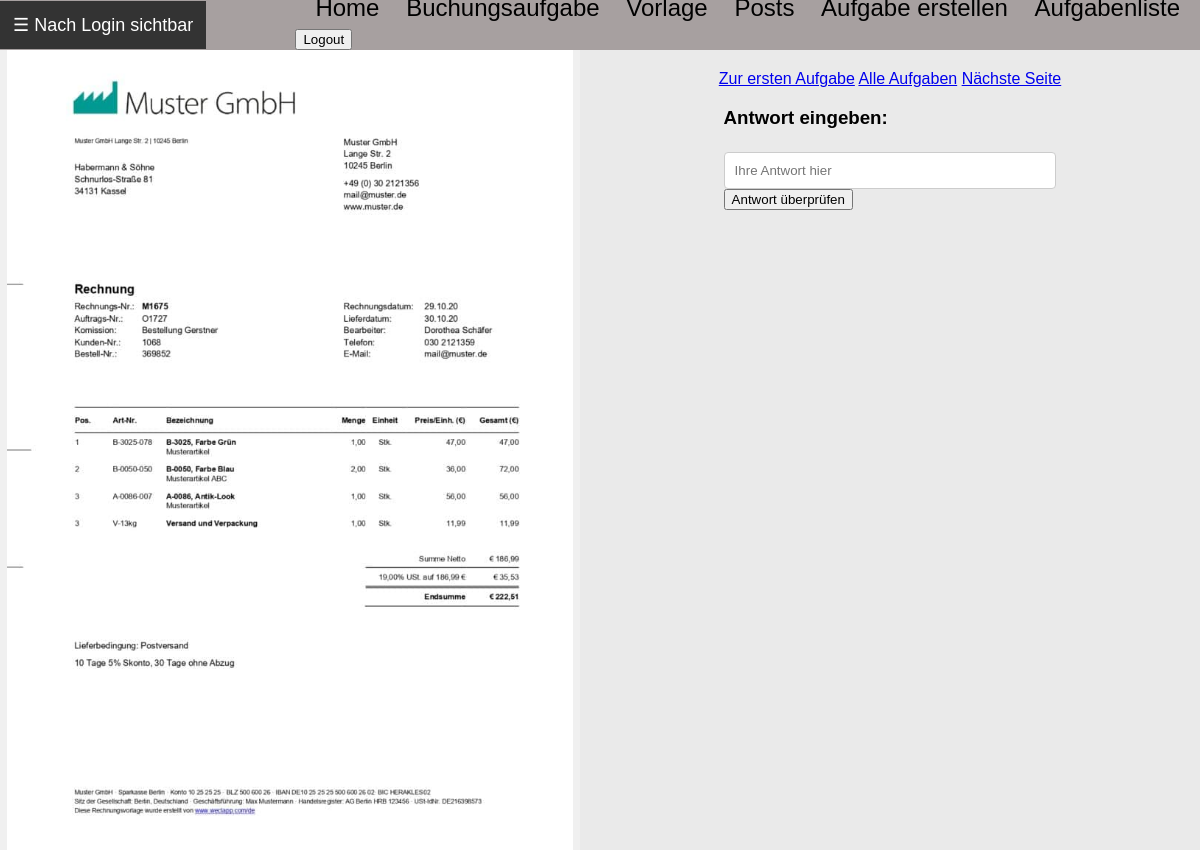
The app's page /posts/aufgabe/1/ (signed in), older data.
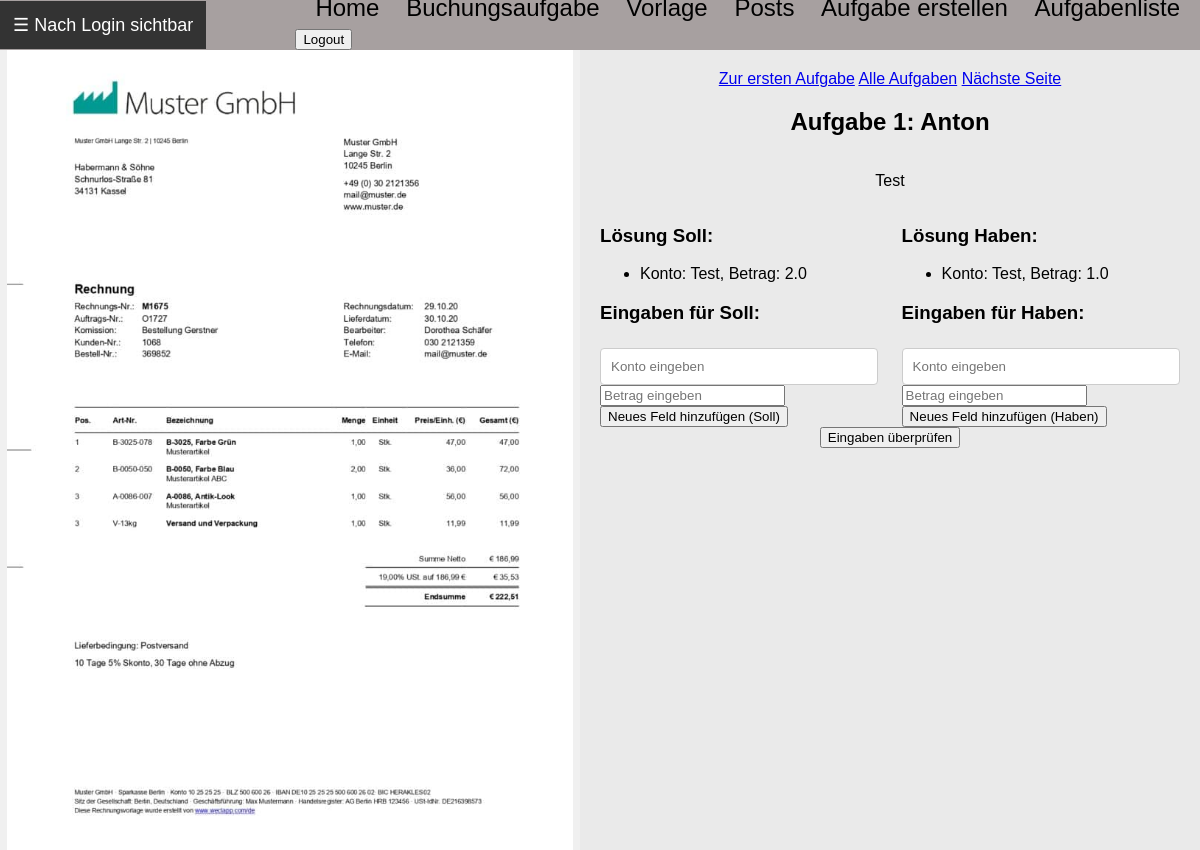
The same page, newer data.
### posts/models.py (models this page shows)
class Aufgabe(models.Model):
    kategorie = models.ForeignKey(Kategorie, on_delete=models.CASCADE)  # Ändere CharField zu ForeignKey
    aufgabentext = models.TextField()
    loesung_haben = models.JSONField(blank=True, null=True)
    loesung_soll = models.JSONField(blank=True, null=True)
    multiple_choice_antworten = models.JSONField(blank=True, null=True)
    richtige_antwort = models.TextField(blank=True, null=True)
    aufgabentyp = models.CharField(max_length=50, choices=[
        ('buchungssatz', 'Buchungssatz'),
        ('multiple_choice', 'Multiple Choice'),
        ('texteingabe', 'Texteingabe')
    ])
    author = models.ForeignKey(settings.AUTH_USER_MODEL, on_delete=models.CASCADE)
    erstellungsdatum = models.DateTimeField(auto_now_add=True)
    id = models.AutoField(primary_key=True)

class Kategorie(models.Model):
    name = models.CharField(max_length=100, unique=True)
    def __str__(self):
        return self.name

### posts/views.py (the view)
# urls.py: path('aufgabe/<int:aufgabe_id>/', views.aufgabe_detail, name='aufgabe_detail'),  # New path for task detail page
@login_required(login_url="/users/login/")
def aufgabe_detail(request, aufgabe_id):
    aufgabe = Aufgabe.objects.get(id=aufgabe_id)
    if aufgabe.aufgabentyp == 'buchungssatz':
        loesung_soll = json.loads(aufgabe.loesung_soll)
        loesung_haben = json.loads(aufgabe.loesung_haben)
    else:
        loesung_soll, loesung_haben = None, None
    if aufgabe.aufgabentyp == 'multiple_choice':
        if isinstance(aufgabe.multiple_choice_antworten, str):
            antworten = json.loads(aufgabe.multiple_choice_antworten)
        else:
            antworten = aufgabe.multiple_choice_antworten  # Falls es schon eine Liste ist
        random.shuffle(antworten)  # Antworten mischen
    else:
        antworten = None
    total_tasks = Aufgabe.objects.count()
    next_id = aufgabe_id + 1 if aufgabe_id < total_tasks else None
    prev_id = aufgabe_id - 1 if aufgabe_id > 1 else None
    return render(request, 'posts/buchungsaufgabe.html', {
        'aufgabe': aufgabe,
        'loesung_soll': loesung_soll,
        'loesung_haben': loesung_haben,
        'next_id': next_id,
        'prev_id': prev_id,
        'total_tasks': total_tasks,
    })

### posts/templates/posts/buchungsaufgabe.html (shortened to what this page needs)
{% extends 'vorlage.html' %}
{% load static %}
{% block content %}
<div class="buchung_container">
    <div class="buchung_links">
        <img src="/media/beispielrechnung.jpg" alt="Beispielrechnung" class="buchung_rechnungsbeleg">
    </div>
    <div class="buchung_rechts">
        <div class="navigation_links">
            <a href="{% url 'posts:aufgabe_detail' 1 %}">Zur ersten Aufgabe</a>
            {% if prev_id %}
                <a href="{% url 'posts:aufgabe_detail' prev_id %}">Letzte Seite</a>
            {% else %}
                <a href="{% url 'posts:aufgaben_liste' %}">Alle Aufgaben</a>
            {% endif %}
            {% if next_id %}
                <a href="{% url 'posts:aufgabe_detail' next_id %}">Nächste Seite</a>
            {% endif %}
        </div>
        {% if aufgabe.aufgabentyp == 'buchungssatz' %}
            <h2>Aufgabe {{ aufgabe.id }}: {{ aufgabe.kategorie }}</h2>
            <p>{{ aufgabe.aufgabentext }}</p>
            <div class="berechnung_felder">
                <div class="loesung_soll">
                    <h3>Lösung Soll:</h3>
                    <ul>
                        {% for eintrag in loesung_soll %}
                            <li>Konto: {{ eintrag.konto }}, Betrag: {{ eintrag.betrag }}</li>
                        {% endfor %}
                    </ul>
                    <h3>Eingaben für Soll:</h3>
                    <form id="numberFormSoll">
                        <div id="inputFieldsSoll">
                            <div class="inputPairSoll">
                                <input type="text" name="konto_soll" placeholder="Konto eingeben" required>
                                <input type="number" name="betrag_soll" placeholder="Betrag eingeben" required>
                            </div>
                        </div>
                        <button type="button" onclick="addField('soll')">Neues Feld hinzufügen (Soll)</button>
                    </form>
                </div>
                <div class="loesung_haben">
                    <h3>Lösung Haben:</h3>
                    <ul>
                        {% for eintrag in loesung_haben %}
                            <li>Konto: {{ eintrag.konto }}, Betrag: {{ eintrag.betrag }}</li>
                        {% endfor %}
                    </ul>
                    <h3>Eingaben für Haben:</h3>
                    <form id="numberFormHaben">
                        <div id="inputFieldsHaben">
                            <div class="inputPairHaben">
                                <input type="text" name="konto_haben" placeholder="Konto eingeben" required>
                                <input type="number" name="betrag_haben" placeholder="Betrag eingeben" required>
                            </div>
                        </div>
                        <button type="button" onclick="addField('haben')">Neues Feld hinzufügen (Haben)</button>
                    </form>
                </div>
            </div>
            <button type="button" onclick="calculateAndCheckSum()">Eingaben überprüfen</button>
            <br><br>
            {% elif aufgabe.aufgabentyp == 'texteingabe' %}
                <div class="texteingabe">
                    <h3>Antwort eingeben:</h3>
                    <form id="textForm">
                        <input type="text" name="text_answer" placeholder="Ihre Antwort hier">
                        <button type="button" onclick="checkTextAnswer()">Antwort überprüfen</button>
                    </form>
                </div>
        {% endif %}
    </div>
</div>
{% endblock %}

Row changes from the older to the newer data that the page shows:
now on this page (row edited): Aufgabe: id "1", kategorie "Anton", aufgabentext "Test", konto "Test", betrag "2.0", betrag "1.0"
changed Aufgabe: aufgabentyp "texteingabe" → "buchungssatz" (drawn)
Text that changed along with them:
text no longer shown: "Antwort eingeben: Antwort überprüfen"
text now shown: "Aufgabe : Lösung Soll: Eingaben für Soll: Neues Feld hinzufügen (Soll) Lösung Haben: Eingaben für Haben: Neues Feld hinzufügen (Haben) Eingaben überprüfen"
